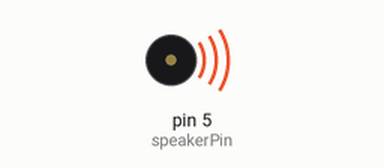
Simulated run of this sketch. Board: Arduino Uno, built with avr-gcc and run on an emulated ATmega328P. Shown: buzzer (waves = sounding).

Above: at 0.2 s.
At 8.5 s:
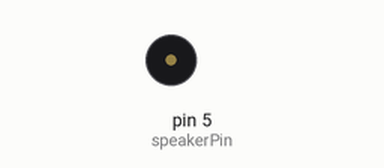
Timing chart, 0 to 11.7 s (numbered marks = the images above):
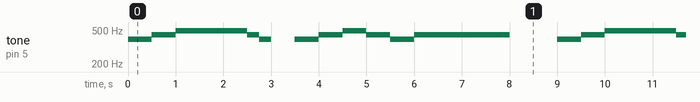

Measured:
- by itself, tone on pin 5 (speakerPin): repeats every 9.0 s: 440 Hz 0.50 s, 493 Hz 1.5 s, 440 Hz 0.25 s, 392 Hz 0.25 s, silent 0.50 s, 392 Hz 0.50 s, 440 Hz 0.50 s, 493 Hz 0.50 s, 440 Hz 0.50 s, 392 Hz 0.50 s, 440 Hz 2.0 s, silent 1.0 s, 392 Hz 0.50 s

The sketch:

sketch09_05_2d_array_music.ino
```cpp
/* 二次元配列を使った音楽演奏(チャルメラ) */

#define DO   261
#define RE   294
#define MI   329
#define FA   349
#define SOL  392
#define LA   440
#define SI   493
#define DO2  523
#define WAIT   0
#define END   -1
#define TENPO 50

const int speakerPin = 5;
int music[][2] = {{SOL, 10},
                  {LA,  10},
                  {SI,  30},
                  {LA,   5},
                  {SOL,  5},
                  {WAIT,10},
                  {SOL, 10},
                  {LA,  10},
                  {SI,  10},
                  {LA,  10},
                  {SOL, 10},
                  {LA,  40},
                  {END,END}};

void setup() {
}

void loop() {
  for (int i = 0; music[i][0] != END; i++) {
    if (music[i][0] != WAIT) {
      tone(speakerPin, music[i][0], music[i][1] * TENPO);
    } else {
      noTone(speakerPin);
    }
    delay(music[i][1] * TENPO);
  }
  delay(1000);
}
```
